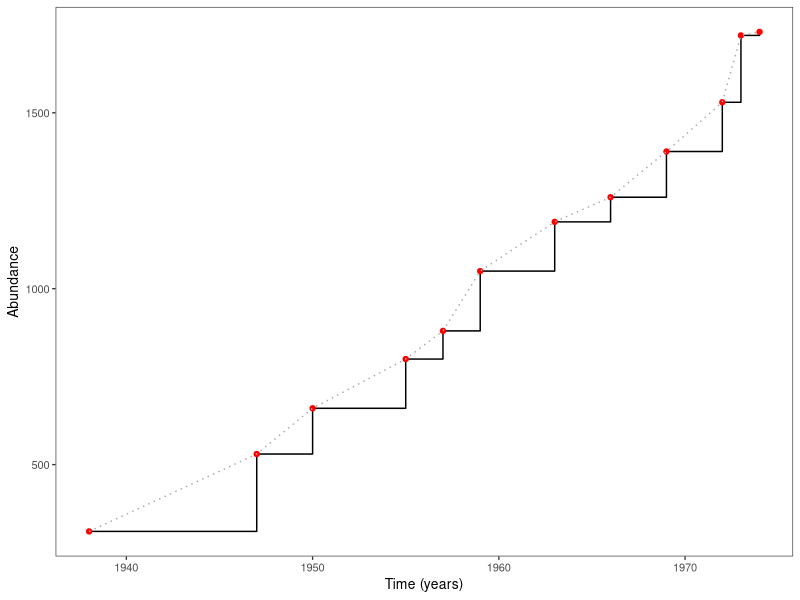
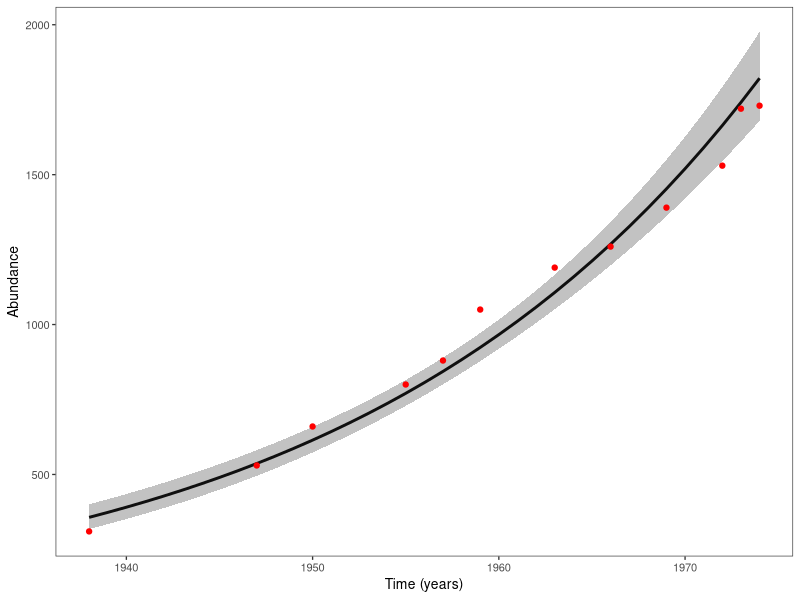
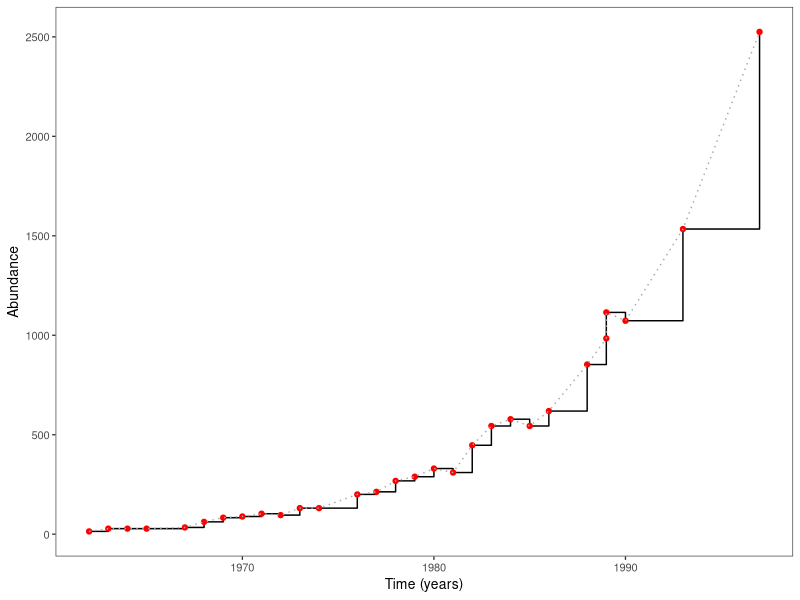
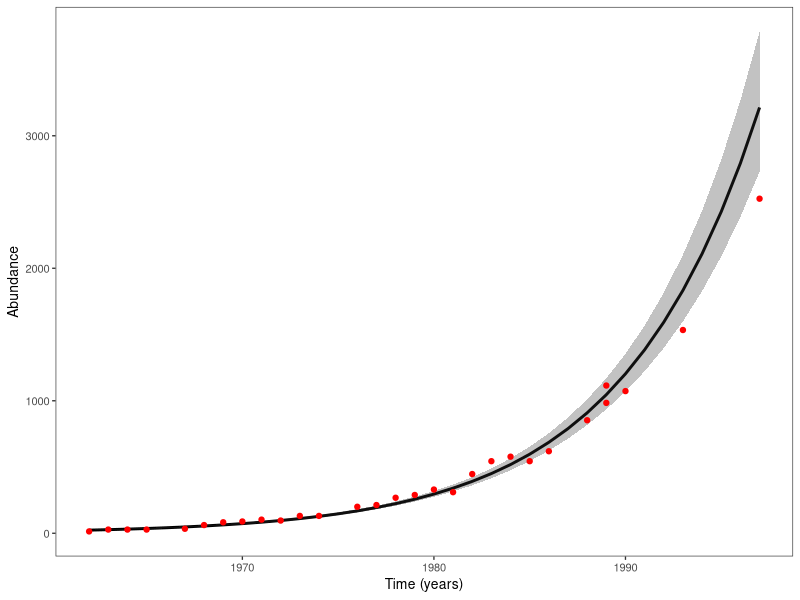
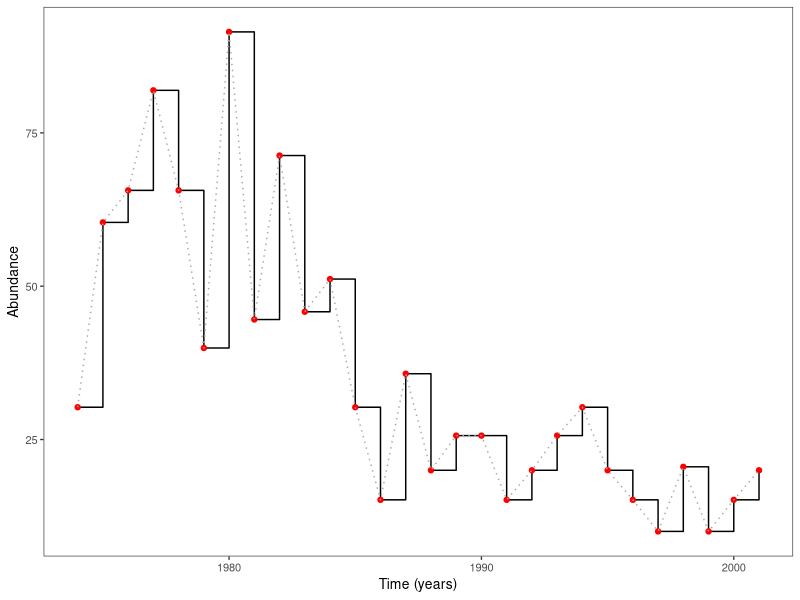
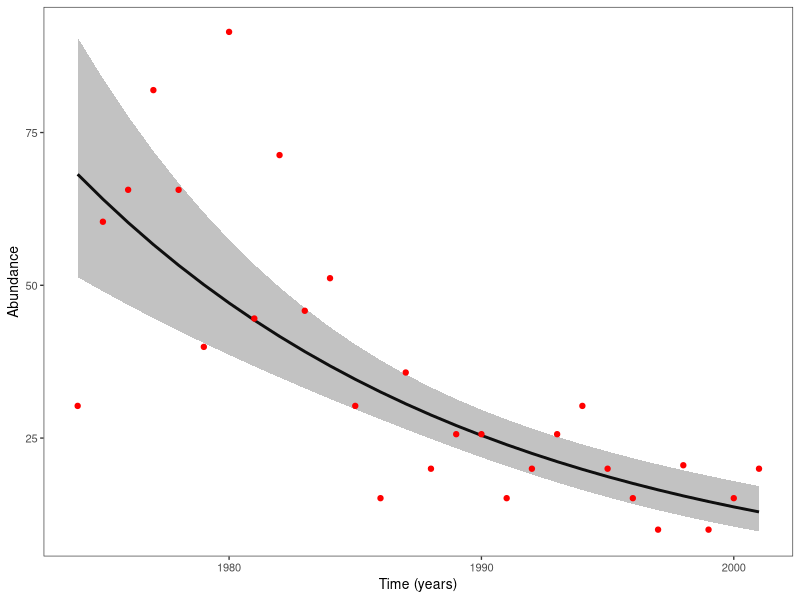

Reproduce these figures in R, in order.
################################################################################
##' @title Estimating sea otter population growth rate
##' @author Robin Elahi
##' @contact elahi@stanford.edu
##' @date 2022-01-06
##' @log 
################################################################################

##' Exercise from the Stanford course Quantitative Methods for Marine Ecology and Conservation (BIOHOPK143), 
##' taught by Giulio DeLeo, Maurice Goodman, and Richard Grewelle. 

##### PACKAGES, DATA #####
library(tidyverse)
library(here)

theme_set(theme_bw(base_size = 10) + 
            theme(panel.grid = element_blank(), 
                  strip.background = element_blank())
)

d <- read_csv(here("sea_otter_growth_rate", "data", "California_Sea_otters.csv"))
d

##### ESTIMATE AVERAGE SEA OTTER POPULATION GROWTH RATE, ASSUMING MALTHUSIAN GROWTH #####

# Plot
d %>% 
  ggplot(aes(x = year, y = abundance)) + 
  geom_step() + 
  geom_point(color = 'red') + 
  geom_line(color = "darkgray", linetype = 3) + 
  labs(x = "Time (years)", y = "Abundance") 

# We would like to estimate lambda
# and add a trendline and confidence interval to the above plot

# Estimate lambda using linear model with log-transformed abundance
d <- d %>% 
  mutate(log_abundance = log(abundance))

m1 <- lm(log_abundance ~ year, data = d)
summary(m1)

# Parameter coefficients
coef(m1)

# Assign slope to an object (igr; instantaneous growth rate)
igr <- coef(m1)[2]
igr

# Take the exponent to get lambda (i.e., finite growth rate)
lambda <- exp(igr)
lambda

# Extract confidence intervals
confint(m1, 'year', level = 0.95)

# Create a new dataframe for predictions and plotting
# Would like to make a prediction every year (this is optional; can also use the original data, d)
d_new <- tibble(year = min(d$year):max(d$year)) 
d_new

# Get predictions from model
d_pred <- predict(m1, newdata = d_new, interval = "confidence") 
d_pred
glimpse(d_pred) # not a dataframe yet

d_pred2 <- d_new %>% 
  mutate(fit = exp(d_pred[, 'fit']), 
         lower = exp(d_pred[, 'lwr']), 
         upper = exp(d_pred[, 'upr']))

d_pred2

# Plot
d_pred2 %>% 
  ggplot(aes(x = year, y = fit)) + 
  geom_line(size = 1) + 
  geom_ribbon(aes(ymin = lower, ymax = upper), alpha = 0.3) + 
  geom_point(data = d, aes(x = year, y = abundance), color = 'red') + 
  labs(x = "Time (years)", y = "Abundance") 

##### EXERCISE: GRAY SEAL PUPS #####

# Change the input data, rename to match the otter data
d <- read_csv(here("sea_otter_growth_rate", "data", "Grey_seal_puppy_production_Sable_Island_time_trend_data.csv"))
d

d <- d %>% 
  mutate(year = Year)

# Plot
d %>% 
  ggplot(aes(x = year, y = abundance)) + 
  geom_step() + 
  geom_point(color = 'red') + 
  geom_line(color = "darkgray", linetype = 3) + 
  labs(x = "Time (years)", y = "Abundance") 

# We would like to estimate lambda
# and add a trendline and confidence interval to the above plot

# Estimate lambda using linear model with log-transformed abundance
d <- d %>% 
  mutate(log_abundance = log(abundance))

m1 <- lm(log_abundance ~ year, data = d)
summary(m1)

# Parameter coefficients
coef(m1)

# Assign slope to an object (igr; instantaneous growth rate)
igr <- coef(m1)[2]
igr

# Take the exponent to get lambda (i.e., finite growth rate)
lambda <- exp(igr)
lambda

# Extract confidence intervals
confint(m1, 'year', level = 0.95)

# Create a new dataframe for predictions and plotting
# Would like to make a prediction every year (this is optional; can also use the original data, d)
d_new <- tibble(year = min(d$year):max(d$year)) 
d_new

# Get predictions from model
d_pred <- predict(m1, newdata = d_new, interval = "confidence") 
d_pred
glimpse(d_pred) # not a dataframe yet

d_pred2 <- d_new %>% 
  mutate(fit = exp(d_pred[, 'fit']), 
         lower = exp(d_pred[, 'lwr']), 
         upper = exp(d_pred[, 'upr']))

d_pred2

# Plot
d_pred2 %>% 
  ggplot(aes(x = year, y = fit)) + 
  geom_line(size = 1) + 
  geom_ribbon(aes(ymin = lower, ymax = upper), alpha = 0.3) + 
  geom_point(data = d, aes(x = year, y = abundance), color = 'red') + 
  labs(x = "Time (years)", y = "Abundance") 

##### EXERCISE: LOGGERHEAD TURTLES #####

# Change the input data, rename to match the otter data
d <- read_csv(here("sea_otter_growth_rate", "data", "australian_gbr_Loggerhead_sea_turtle_data.csv"))
d

d <- d %>% 
  mutate(abundance = count)

# Plot
d %>% 
  ggplot(aes(x = year, y = abundance)) + 
  geom_step() + 
  geom_point(color = 'red') + 
  geom_line(color = "darkgray", linetype = 3) + 
  labs(x = "Time (years)", y = "Abundance") 

# We would like to estimate lambda
# and add a trendline and confidence interval to the above plot

# Estimate lambda using linear model with log-transformed abundance
d <- d %>% 
  mutate(log_abundance = log(abundance))

m1 <- lm(log_abundance ~ year, data = d)
summary(m1)

# Parameter coefficients
coef(m1)

# Assign slope to an object (igr; instantaneous growth rate)
igr <- coef(m1)[2]
igr

# Take the exponent to get lambda (i.e., finite growth rate)
lambda <- exp(igr)
lambda

# Extract confidence intervals
confint(m1, 'year', level = 0.95)

# Create a new dataframe for predictions and plotting
# Would like to make a prediction every year (this is optional; can also use the original data, d)
d_new <- tibble(year = min(d$year):max(d$year)) 
d_new

# Get predictions from model
d_pred <- predict(m1, newdata = d_new, interval = "confidence") 
d_pred
glimpse(d_pred) # not a dataframe yet

d_pred2 <- d_new %>% 
  mutate(fit = exp(d_pred[, 'fit']), 
         lower = exp(d_pred[, 'lwr']), 
         upper = exp(d_pred[, 'upr']))

d_pred2

# Plot
d_pred2 %>% 
  ggplot(aes(x = year, y = fit)) + 
  geom_line(size = 1) + 
  geom_ribbon(aes(ymin = lower, ymax = upper), alpha = 0.3) + 
  geom_point(data = d, aes(x = year, y = abundance), color = 'red') + 
  labs(x = "Time (years)", y = "Abundance") 

